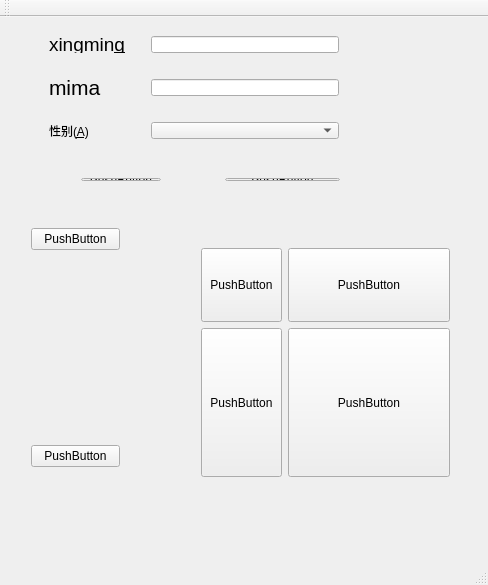
<?xml version="1.0" encoding="UTF-8"?>
<ui version="4.0">
 <class>MainWindow</class>
 <widget class="QMainWindow" name="MainWindow">
  <property name="geometry">
   <rect>
    <x>0</x>
    <y>0</y>
    <width>488</width>
    <height>585</height>
   </rect>
  </property>
  <property name="windowTitle">
   <string>MainWindow</string>
  </property>
  <widget class="QWidget" name="centralWidget">
   <widget class="QWidget" name="formLayoutWidget">
    <property name="geometry">
     <rect>
      <x>29</x>
      <y>-1</y>
      <width>321</width>
      <height>134</height>
     </rect>
    </property>
    <layout class="QFormLayout" name="formLayout">
     <property name="fieldGrowthPolicy">
      <enum>QFormLayout::AllNonFixedFieldsGrow</enum>
     </property>
     <property name="horizontalSpacing">
      <number>26</number>
     </property>
     <property name="verticalSpacing">
      <number>26</number>
     </property>
     <property name="leftMargin">
      <number>20</number>
     </property>
     <property name="topMargin">
      <number>20</number>
     </property>
     <item row="0" column="0">
      <widget class="QLabel" name="label">
       <property name="font">
        <font>
         <pointsize>14</pointsize>
        </font>
       </property>
       <property name="text">
        <string>xingmin&amp;g</string>
       </property>
       <property name="buddy">
        <cstring>lineEdit</cstring>
       </property>
      </widget>
     </item>
     <item row="0" column="1">
      <widget class="QLineEdit" name="lineEdit"/>
     </item>
     <item row="1" column="0">
      <widget class="QLabel" name="label_2">
       <property name="font">
        <font>
         <pointsize>16</pointsize>
        </font>
       </property>
       <property name="text">
        <string>m&amp;ima</string>
       </property>
       <property name="buddy">
        <cstring>lineEdit_2</cstring>
       </property>
      </widget>
     </item>
     <item row="1" column="1">
      <widget class="QLineEdit" name="lineEdit_2"/>
     </item>
     <item row="2" column="0">
      <widget class="QLabel" name="label_3">
       <property name="text">
        <string>性别(&amp;A)</string>
       </property>
       <property name="buddy">
        <cstring>comboBox</cstring>
       </property>
      </widget>
     </item>
     <item row="2" column="1">
      <widget class="QComboBox" name="comboBox"/>
     </item>
    </layout>
   </widget>
   <widget class="QWidget" name="gridLayoutWidget">
    <property name="geometry">
     <rect>
      <x>190</x>
      <y>220</y>
      <width>271</width>
      <height>251</height>
     </rect>
    </property>
    <layout class="QGridLayout" name="gridLayout" rowstretch="1,2" columnstretch="1,2">
     <item row="0" column="1">
      <widget class="QPushButton" name="pushButton_6">
       <property name="sizePolicy">
        <sizepolicy hsizetype="Minimum" vsizetype="Expanding">
         <horstretch>0</horstretch>
         <verstretch>0</verstretch>
        </sizepolicy>
       </property>
       <property name="text">
        <string>PushButton</string>
       </property>
      </widget>
     </item>
     <item row="0" column="0">
      <widget class="QPushButton" name="pushButton_5">
       <property name="sizePolicy">
        <sizepolicy hsizetype="Minimum" vsizetype="Expanding">
         <horstretch>0</horstretch>
         <verstretch>0</verstretch>
        </sizepolicy>
       </property>
       <property name="text">
        <string>PushButton</string>
       </property>
      </widget>
     </item>
     <item row="1" column="0">
      <widget class="QPushButton" name="pushButton_8">
       <property name="sizePolicy">
        <sizepolicy hsizetype="Minimum" vsizetype="Expanding">
         <horstretch>0</horstretch>
         <verstretch>0</verstretch>
        </sizepolicy>
       </property>
       <property name="text">
        <string>PushButton</string>
       </property>
      </widget>
     </item>
     <item row="1" column="1">
      <widget class="QPushButton" name="pushButton_7">
       <property name="sizePolicy">
        <sizepolicy hsizetype="Minimum" vsizetype="Expanding">
         <horstretch>0</horstretch>
         <verstretch>0</verstretch>
        </sizepolicy>
       </property>
       <property name="text">
        <string>PushButton</string>
       </property>
      </widget>
     </item>
    </layout>
   </widget>
   <widget class="QWidget" name="">
    <property name="geometry">
     <rect>
      <x>70</x>
      <y>150</y>
      <width>281</width>
      <height>25</height>
     </rect>
    </property>
    <layout class="QHBoxLayout" name="horizontalLayout" stretch="1,2,4">
     <item>
      <widget class="QPushButton" name="pushButton_3">
       <property name="text">
        <string>PushButton</string>
       </property>
      </widget>
     </item>
     <item>
      <spacer name="horizontalSpacer">
       <property name="orientation">
        <enum>Qt::Horizontal</enum>
       </property>
       <property name="sizeHint" stdset="0">
        <size>
         <width>40</width>
         <height>20</height>
        </size>
       </property>
      </spacer>
     </item>
     <item>
      <widget class="QPushButton" name="pushButton">
       <property name="text">
        <string>PushButton</string>
       </property>
      </widget>
     </item>
    </layout>
   </widget>
   <widget class="QWidget" name="">
    <property name="geometry">
     <rect>
      <x>20</x>
      <y>200</y>
      <width>111</width>
      <height>261</height>
     </rect>
    </property>
    <layout class="QVBoxLayout" name="verticalLayout">
     <item>
      <widget class="QPushButton" name="pushButton_2">
       <property name="text">
        <string>PushButton</string>
       </property>
      </widget>
     </item>
     <item>
      <spacer name="verticalSpacer">
       <property name="orientation">
        <enum>Qt::Vertical</enum>
       </property>
       <property name="sizeHint" stdset="0">
        <size>
         <width>20</width>
         <height>40</height>
        </size>
       </property>
      </spacer>
     </item>
     <item>
      <widget class="QPushButton" name="pushButton_4">
       <property name="text">
        <string>PushButton</string>
       </property>
      </widget>
     </item>
    </layout>
   </widget>
  </widget>
  <widget class="QMenuBar" name="menuBar">
   <property name="geometry">
    <rect>
     <x>0</x>
     <y>0</y>
     <width>488</width>
     <height>19</height>
    </rect>
   </property>
  </widget>
  <widget class="QToolBar" name="mainToolBar">
   <attribute name="toolBarArea">
    <enum>TopToolBarArea</enum>
   </attribute>
   <attribute name="toolBarBreak">
    <bool>false</bool>
   </attribute>
  </widget>
  <widget class="QStatusBar" name="statusBar"/>
 </widget>
 <layoutdefault spacing="6" margin="11"/>
 <tabstops>
  <tabstop>lineEdit</tabstop>
  <tabstop>lineEdit_2</tabstop>
  <tabstop>comboBox</tabstop>
  <tabstop>pushButton_3</tabstop>
  <tabstop>pushButton</tabstop>
  <tabstop>pushButton_2</tabstop>
  <tabstop>pushButton_5</tabstop>
  <tabstop>pushButton_6</tabstop>
  <tabstop>pushButton_7</tabstop>
  <tabstop>pushButton_8</tabstop>
  <tabstop>pushButton_4</tabstop>
 </tabstops>
 <resources/>
 <connections/>
</ui>
